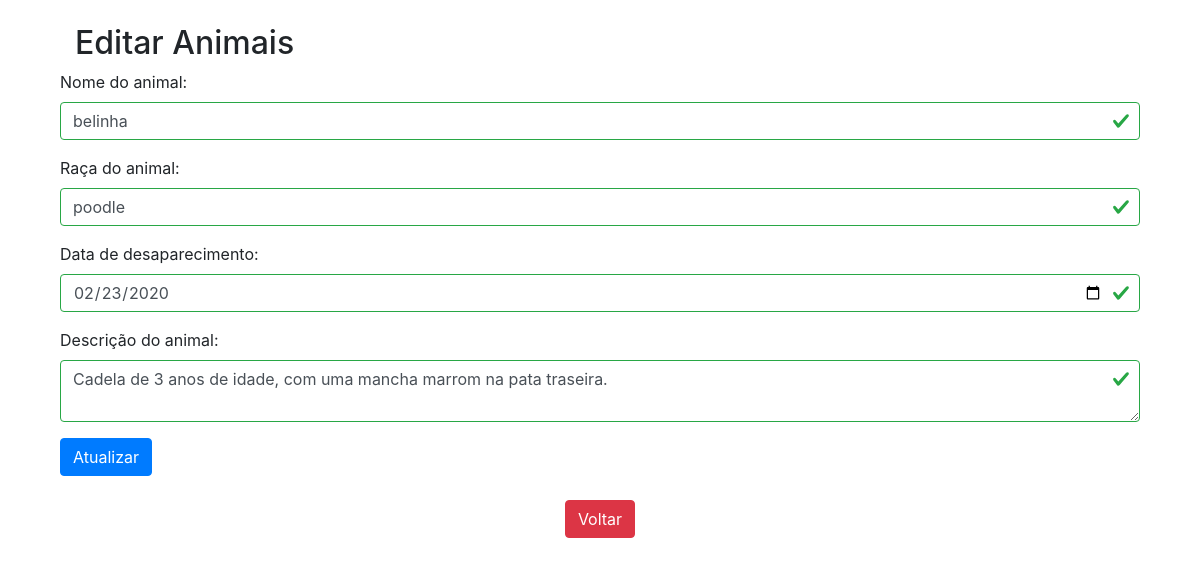
/editarProdutos.php?id_produto=6, run on the app's committed database.
### tables this page shows
CREATE TABLE `produtos` (
  `id_produto` int(11) NOT NULL,
  `nome` varchar(50) NOT NULL,
  `tipo` varchar(50) NOT NULL,
  `validade` date NOT NULL,
  `descricao` varchar(150) NOT NULL
);

### model/conexao.class.php (called while the page is built, shortened)
<?php
abstract class Conexao{
    private $servidor = 'localhost';
    private $user = 'root';
    private $pass = '123';
    private $banco = 'app';
    protected function conexao(){
        $this->conn = new PDO('mysql:host=' . $this->servidor . ';dbname=' . $this->banco, $this->user, $this->pass);
    }
}
class Crud extends Conexao {
    private $tabela;
    public function __construct($tabela){
        $this->tabela = $tabela;
    }
    public function selectCrud($colunas, $where = false, $array_dados = null, $operador = "=") {
        if ($where) {
            foreach($array_dados as $indice => $valor){
                $filtro[] = $indice . " " . $operador . " :" . $indice;
            }
            $sql = "SELECT {$colunas} FROM {$this->tabela} WHERE " . join(" AND ", $filtro);
            $query = $this->conn->prepare($sql);
            $query->execute($array_dados);
        } else {
            $sql = "SELECT {$colunas} FROM {$this->tabela}";
            $query = $this->conn->prepare($sql);
            $query->execute();
        }
        return $query->fetchAll(PDO::FETCH_OBJ);
    }
}
?>

### editarProdutos.php (the view, shortened to what this page needs)
<?php
require_once("model/conexao.class.php");
$nome = "";
$tipo = "";
$validade = "";
$descricao = "";
if (isset($_GET['id_produto'])) {
	$produtos = new Crud("produtos");
	$filtro = array("id_produto" => $_GET['id_produto']);
	$resposta = $produtos->selectCrud("*", true, $filtro);
	$nome = $resposta[0]->nome;
	$tipo = $resposta[0]->tipo;
	$validade = $resposta[0]->validade;
	$descricao = $resposta[0]->descricao;
}
?>
<!DOCTYPE html>
<html lang="pt-br">
<head>
	<link rel="stylesheet" href="https://maxcdn.bootstrapcdn.com/bootstrap/4.4.1/css/bootstrap.min.css">
	<link rel="stylesheet" href="https://cdnjs.cloudflare.com/ajax/libs/font-awesome/4.7.0/css/font-awesome.min.css">
</head>
<body>
	<div class="container">
		<div class="row pt-4">
			<div class="col-sm-12 col-md-12 col-lg-12">
				<div id="divProdutos" class="col-12<?php if (isset($_GET['id_produto'])) echo ""; else echo " d-none";  ?>">
					<div class="col-sm-12 col-md-12 col-lg-12">
						<h2>Editar Animais</h2>
					</div>
					<form action="editarProdutos.php" method="POST" class="was-validated">
						<div class="form-group text-left">
							<label for="nome">Nome do animal:</label>
							<input type="text" class="form-control" id="nome" placeholder="Nome do produto" name="nome" value="<?php echo $nome; ?>" required>
						</div>
						<div class="form-group text-left">
							<label for="tipo">Raça do animal:</label>
							<input type="text" class="form-control" id="tipo" placeholder="Tipo do produto" name="tipo" value="<?php echo $tipo; ?>" required>
						</div>
						<div class="form-group text-left">
							<label for="validade">Data de desaparecimento:</label>
							<input type="date" class="form-control" id="validade" name="validade" value="<?php echo $validade; ?>" required>
						</div>
						<div class="form-group text-left">
							<label for="descricao">Descrição do animal:</label>
							<textarea class="form-control" id="descricao" placeholder="Descrição do produto" name="descricao" required><?php echo $descricao; ?></textarea>
						</div>
						<button type="submit" name="editar" value="produto" class="btn btn-primary">Atualizar</button>
					</form>
				</div>
			</div>
			<div class="col-sm-12 col-md-12 col-lg-12 text-center mt-4">
				<a class="btn btn-danger" href="cadastroProduto.php">Voltar</a>
			</div>
		</div>
	</div>
</body>
</html>

### data on the page
produtos: nome "belinha", tipo "poodle", validade "02/23/2020", descricao "Cadela de 3 anos de idade, com uma mancha marrom na pata traseira."
